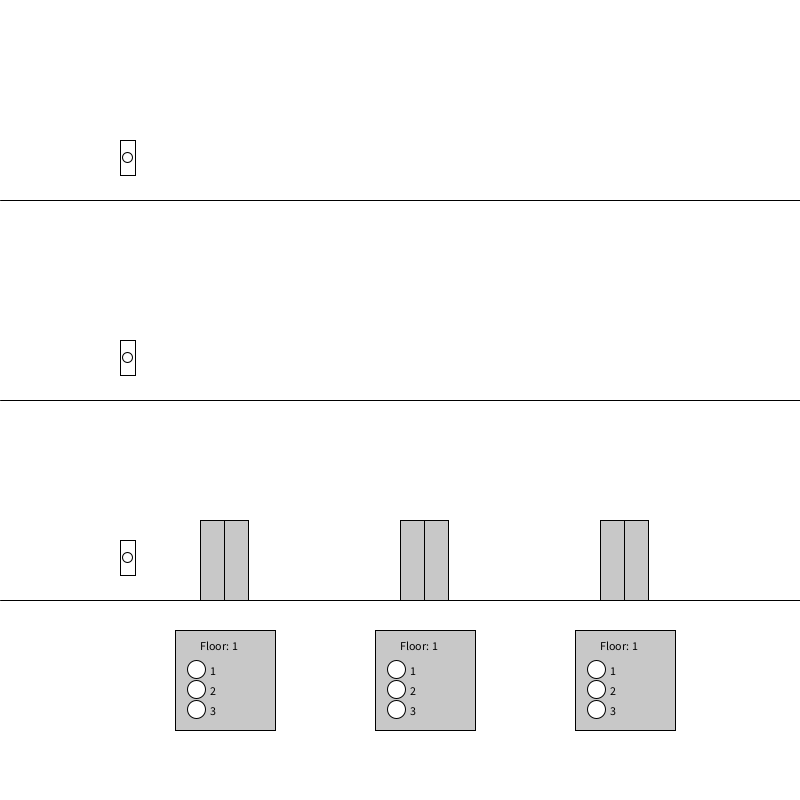
Frame 1 (no input)
Frame 60 (the mouse pressed at the canvas centre just before this capture): identical to frame 1, image omitted
Frame 120 (the mouse held since frame 60 and released just before this capture): identical to frame 1, image omitted

The Processing sketch that drew this single still picture (run headless with seeded random() and noise(); from frame 60 on, the mouse is pressed at the canvas centre):

// Processing sketch: gui
// ── gui.pde
Elevator elevator1;
Elevator elevator2;
Elevator elevator3;
Outside_Button obutton1;
Outside_Button obutton2;
Outside_Button obutton3;
Inside_Button ibutton1;
Inside_Button ibutton2;
Inside_Button ibutton3;
Inside_Button ibutton4;
Inside_Button ibutton5;
Inside_Button ibutton6;
Inside_Button ibutton7;
Inside_Button ibutton8;
Inside_Button ibutton9;

public double target1;
public double target2;
public double target3;

void setup() {
  size(800, 800);
  elevator1 = new Elevator(width/4*1);
  elevator2 = new Elevator(width/4*2);
  elevator3 = new Elevator(width/4*3);
  obutton1 = new Outside_Button(width/5*1-40,height/4-60,15,35);
  obutton2 = new Outside_Button(width/5*1-40,height/4*2-60,15,35);
  obutton3 = new Outside_Button(width/5*1-40,height/4*3-60,15,35);
  ibutton1 = new Inside_Button(width/4*1-15,652,23,35);
  ibutton2 = new Inside_Button(width/4*1-15,672,23,35);
  ibutton3 = new Inside_Button(width/4*1-15,692,23,35);
  ibutton4 = new Inside_Button(width/4*2-15,652,23,35);
  ibutton5 = new Inside_Button(width/4*2-15,672,23,35);
  ibutton6 = new Inside_Button(width/4*2-15,692,23,35);
  ibutton7 = new Inside_Button(width/4*3-15,652,23,35);
  ibutton8 = new Inside_Button(width/4*3-15,672,23,35);
  ibutton9 = new Inside_Button(width/4*3-15,692,23,35);
  
}

void draw() {
  background(255);
  line(0,height/4,width,height/4);
  line(0,height/4*2,width,height/4*2);
  line(0,height/4*3,width,height/4*3);
  elevator1.draw();
  elevator2.draw();
  elevator3.draw();
  obutton1.draw();
  obutton2.draw();
  obutton3.draw();
  
  //this section draws the inside panels
  fill(200);
    rect(width/4*1-25, 630, 100, 100);
    rect(width/4*2-25, 630, 100, 100);
    rect(width/4*3-25, 630, 100, 100);
    fill(0);
    text("Floor: " + elevator1.floor(), width/4*1, 650);
    text("Floor: " + elevator2.floor(), width/4*2, 650);
    text("Floor: " + elevator3.floor(), width/4*3, 650);
    text("1",width/4*1+10, 675);
    text("2",width/4*1+10, 695);
    text("3",width/4*1+10, 715);
    text("1",width/4*2+10, 675);
    text("2",width/4*2+10, 695);
    text("3",width/4*2+10, 715);
    text("1",width/4*3+10, 675);
    text("2",width/4*3+10, 695);
    text("3",width/4*3+10, 715);
    ibutton1.draw();
    ibutton2.draw();
    ibutton3.draw();
    ibutton4.draw();
    ibutton5.draw();
    ibutton6.draw();
    ibutton7.draw();
    ibutton8.draw();
    ibutton9.draw();
    
  
  //checks to turn off outside buttons
  if(elevator1.floor == 100 || elevator2.floor == 100 || elevator3.floor == 100 && obutton1.on == true){
        obutton1.on = false;
  }
  else if(elevator1.floor == 300 || elevator2.floor == 300 || elevator3.floor == 300 && obutton2.on == true){
        obutton2.on = false;
  }
  else if(elevator1.floor == 500 || elevator2.floor == 500 || elevator3.floor == 500 && obutton3.on == true){
        obutton3.on = false;
  }
  
  //checks to turn off elevator 1 inside buttons
  if(elevator1.floor == 500){
    ibutton1.on = false;
  }
  else if(elevator1.floor == 300){
    ibutton2.on = false;
  }
  else if(elevator1.floor == 100){
    ibutton3.on = false;
  }
  
  //checks to turn off elevator 2 inside buttons
   if(elevator2.floor == 500){
    ibutton4.on = false;
  }
  else if(elevator2.floor == 300){
    ibutton5.on = false;
  }
  else if(elevator2.floor == 100){
    ibutton6.on = false;
  }
  
  //checks to turn off elevator 3 inside buttons
  if(elevator3.floor == 500){
    ibutton7.on = false;
  }
  else if(elevator3.floor == 300){
    ibutton8.on = false;
  }
  else if(elevator3.floor == 100){
    ibutton9.on = false;
  }
  
  
}

void mousePressed(){
  //internal panel 1 logic
    if(ibutton1.isClicked() && elevator1.floor != 500){
      ibutton1.on = true;
      elevator1.target = 500;
    }
    else if(ibutton2.isClicked()&& elevator1.floor != 300)
    {
      ibutton2.on = true;
      elevator1.target = 300;
    }
    else if(ibutton3.isClicked()&& elevator1.floor != 100)
    {
      ibutton3.on = true;
      elevator1.target = 100;
    }
  
  //internal panel 2 logic
  if(ibutton4.isClicked() && elevator2.floor != 500){
      ibutton4.on = true;
      elevator2.target = 500;
    }
    else if(ibutton5.isClicked()&& elevator2.floor != 300)
    {
      ibutton5.on = true;
      elevator2.target = 300;
    }
    else if(ibutton6.isClicked()&& elevator2.floor != 100)
    {
      ibutton6.on = true;
      elevator2.target = 100;
    }
    
      //internal panel 3 logic
    if(ibutton7.isClicked() && elevator3.floor != 500){
      ibutton7.on = true;
      elevator3.target = 500;
    }
    else if(ibutton8.isClicked()&& elevator3.floor != 300)
    {
      ibutton8.on = true;
      elevator3.target = 300;
    }
    else if(ibutton9.isClicked()&& elevator3.floor != 100)
    {
      ibutton9.on = true;
      elevator3.target = 100;
    }
  
  
  
  //external buttons logic
    if(obutton1.isClicked()){
     obutton1.on = true;
       if (elevator1.busy == false){
       elevator1.target = 100;
       }
       else if(elevator2.busy == false){
       elevator2.target = 100;
       }
       else if(elevator3.busy == false){
       elevator3.target = 100;
       }
 
    }
    else if(obutton2.isClicked()){
     obutton2.on = true;
      if (elevator1.busy == false){
       elevator1.target = 300;
       }
       else if(elevator2.busy == false){
       elevator2.target = 300;
       }
       else if(elevator3.busy == false){
       elevator3.target = 300;
       }
       
    }
    else if(obutton3.isClicked()){
     obutton3.on = true;
     if (elevator1.busy == false){
       elevator1.target = 500;
       }
       else if(elevator2.busy == false){
       elevator2.target = 500;
       }
       else if(elevator3.busy == false){
       elevator3.target = 500;
       }
 
    }
    
}

// ── Direction_Arrows.pde
class Direction_Arrows {
  float leftPos;
  float topPos;
  boolean up = false;
  boolean down = false;
  
  Direction_Arrows(float leftPos, float topPos){
    this.leftPos = leftPos;
    this.topPos = topPos;
  }
  
  void draw() {
  fill(200);
  rect(leftPos, topPos, 20, 40);
  
  if(up == true){
    fill(150);
    triangle(leftPos, topPos+15, leftPos+10, topPos, leftPos+20, topPos+15 );
    fill(255);
    triangle(leftPos, topPos+25, leftPos+10, topPos+40, leftPos+20, topPos+25 );
  }
  else if(down == true){
    fill(150);
    triangle(leftPos, topPos+25, leftPos+10, topPos+40, leftPos+20, topPos+25 );
    fill(255);
    triangle(leftPos, topPos+15, leftPos+10, topPos, leftPos+20, topPos+15 );
  }
  else if (down == false && up == false){
    fill(255);
    triangle(leftPos, topPos+15, leftPos+10, topPos, leftPos+20, topPos+15 );
    triangle(leftPos, topPos+25, leftPos+10, topPos+40, leftPos+20, topPos+25 );
  }
  
  
  }
  
  
}

// ── Elevator.pde
class Elevator {
 private int x;
 private int speed;
 public double target = 500;
 private double floor = 500;
 public boolean busy = false;
 private int timer =0;
 
 Elevator(int x){
   this.x = x;
   this.speed = 1;
 }
 
 int floor(){
  if(floor < 150){
      return 3;
    }
    else if(floor >= 150 && floor <350){
      return 2;
    }
    else{
      return 1;
    }
 }
 
 void draw(){
    if (target < floor){
            busy = true;
            floor = floor - speed;
            
        } else if (target > floor) {
            busy = true;
            floor = floor + speed;
            
        } else{
          //busy = false;
              timer = timer + 1;
              if(timer == 100){
                timer = 0;
                busy = false;
              }
        }

    
    fill(200);
    rect(x+0,(float)floor+20, 24, 80);
    rect(x+24,(float)floor+20, 24, 80);
    
 }
 
}

// ── Inside_Button.pde
class Inside_Button{
  float leftPos;
  float topPos;
  float btnWidth;
  float btnHeight;
  boolean on = false;
  
  Inside_Button(float leftPos, float topPos, float btnWidth, float btnHeight){
    this.leftPos = leftPos;
    this.topPos = topPos;
    this.btnWidth = btnWidth;
    this.btnHeight = btnHeight;
  }
  
  boolean isClicked(){
    return (mouseX > leftPos && mouseY > topPos && mouseX < leftPos + btnWidth &&
    mouseY < topPos + btnHeight);
  }
    
  
  void draw(){
    if(on == true){
    fill(200);
    circle(leftPos+btnWidth/2,topPos+btnHeight/2,btnWidth-5);
      
    } else {
    fill(255);
    circle(leftPos+btnWidth/2,topPos+btnHeight/2,btnWidth-5); 
    
  }
}
}

// ── Outside_Button.pde
class Outside_Button {
  float leftPos;
  float topPos;
  float btnWidth;
  float btnHeight;
  boolean on = false;
  
  Outside_Button(float leftPos, float topPos, float btnWidth, float btnHeight){
    this.leftPos = leftPos;
    this.topPos = topPos;
    this.btnWidth = btnWidth;
    this.btnHeight = btnHeight;
  }
  
  boolean isClicked(){
    return (mouseX > leftPos && mouseY > topPos && mouseX < leftPos + btnWidth &&
    mouseY < topPos + btnHeight);
  }
  
  void draw(){
    if(on == true){
      fill(255);
      rect(leftPos, topPos, btnWidth, btnHeight);
      fill(200);
      circle(leftPos+btnWidth/2,topPos+btnHeight/2,btnWidth-5);
      
    } else {
      fill(255);
      rect(leftPos, topPos, btnWidth, btnHeight);
      fill(255);
      circle(leftPos+btnWidth/2,topPos+btnHeight/2,btnWidth-5);
      
    }
    
  }
}



  
